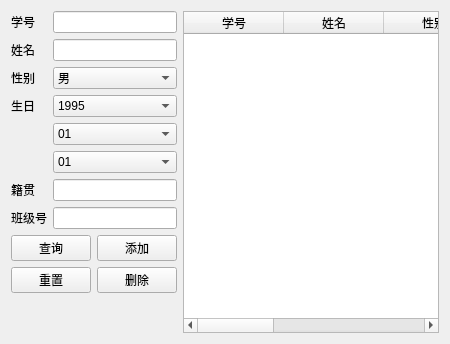
     <widget class="QWidget" name="tab_stu">
      <attribute name="title">
       <string>学生管理</string>
      </attribute>
      <layout class="QHBoxLayout" name="horizontalLayout_5">
       <item>
        <layout class="QHBoxLayout" name="horizontalLayout_9" stretch="1,5">
         <item>
          <layout class="QVBoxLayout" name="verticalLayout_9">
           <item>
            <layout class="QGridLayout" name="gridLayout_7">
             <item row="2" column="0">
              <widget class="QLabel" name="label_32">
               <property name="text">
                <string>性别</string>
               </property>
              </widget>
             </item>
             <item row="2" column="1">
              <widget class="QComboBox" name="cbox_stu_sex">
               <item>
                <property name="text">
                 <string>男</string>
                </property>
               </item>
               <item>
                <property name="text">
                 <string>女</string>
                </property>
               </item>
              </widget>
             </item>
             <item row="1" column="0">
              <widget class="QLabel" name="label_31">
               <property name="text">
                <string>姓名</string>
               </property>
              </widget>
             </item>
             <item row="1" column="1">
              <widget class="QLineEdit" name="ld_stu_name"/>
             </item>
             <item row="0" column="0">
              <widget class="QLabel" name="label_30">
               <property name="text">
                <string>学号</string>
               </property>
              </widget>
             </item>
             <item row="6" column="1">
              <widget class="QLineEdit" name="ld_stu_hometown"/>
             </item>
             <item row="0" column="1">
              <widget class="QLineEdit" name="ld_stu_no"/>
             </item>
             <item row="6" column="0">
              <widget class="QLabel" name="label_34">
               <property name="text">
                <string>籍贯</string>
               </property>
              </widget>
             </item>
             <item row="4" column="1">
              <widget class="QComboBox" name="cbox_stu_birth_m">
               <item>
                <property name="text">
                 <string>01</string>
                </property>
               </item>
               <item>
                <property name="text">
                 <string>02</string>
                </property>
               </item>
               <item>
                <property name="text">
                 <string>03</string>
                </property>
               </item>
               <item>
                <property name="text">
                 <string>04</string>
                </property>
               </item>
               <item>
                <property name="text">
                 <string>05</string>
                </property>
               </item>
               <item>
                <property name="text">
                 <string>06</string>
                </property>
               </item>
               <item>
                <property name="text">
                 <string>07</string>
                </property>
               </item>
               <item>
                <property name="text">
                 <string>08</string>
                </property>
               </item>
               <item>
                <property name="text">
                 <string>09</string>
                </property>
               </item>
               <item>
                <property name="text">
                 <string>10</string>
                </property>
               </item>
               <item>
                <property name="text">
                 <string>11</string>
                </property>
               </item>
               <item>
                <property name="text">
                 <string>12</string>
                </property>
               </item>
              </widget>
             </item>
             <item row="3" column="0">
              <widget class="QLabel" name="label_33">
               <property name="text">
                <string>生日</string>
               </property>
              </widget>
             </item>
             <item row="5" column="1">
              <widget class="QComboBox" name="cbox_stu_birth_d">
               <item>
                <property name="text">
                 <string>01</string>
                </property>
               </item>
               <item>
                <property name="text">
                 <string>02</string>
                </property>
               </item>
               <item>
                <property name="text">
                 <string>03</string>
                </property>
               </item>
               <item>
                <property name="text">
                 <string>04</string>
                </property>
               </item>
               <item>
                <property name="text">
                 <string>05</string>
                </property>
               </item>
               <item>
                <property name="text">
                 <string>06</string>
                </property>
               </item>
               <item>
                <property name="text">
                 <string>07</string>
                </property>
               </item>
               <item>
                <property name="text">
                 <string>08</string>
                </property>
               </item>
               <item>
                <property name="text">
                 <string>09</string>
                </property>
               </item>
               <item>
                <property name="text">
                 <string>10</string>
                </property>
               </item>
               <item>
                <property name="text">
                 <string>11</string>
                </property>
               </item>
               <item>
                <property name="text">
                 <string>12</string>
                </property>
               </item>
               <item>
                <property name="text">
                 <string>13</string>
                </property>
               </item>
               <item>
                <property name="text">
                 <string>14</string>
                </property>
               </item>
               <item>
                <property name="text">
                 <string>15</string>
                </property>
               </item>
               <item>
                <property name="text">
                 <string>16</string>
                </property>
               </item>
               <item>
                <property name="text">
                 <string>17</string>
                </property>
               </item>
               <item>
                <property name="text">
                 <string>18</string>
                </property>
               </item>
               <item>
                <property name="text">
                 <string>19</string>
                </property>
               </item>
               <item>
                <property name="text">
                 <string>20</string>
                </property>
               </item>
               <item>
                <property name="text">
                 <string>21</string>
                </property>
               </item>
               <item>
                <property name="text">
                 <string>22</string>
                </property>
               </item>
               <item>
                <property name="text">
                 <string>23</string>
                </property>
               </item>
               <item>
                <property name="text">
                 <string>24</string>
                </property>
               </item>
               <item>
                <property name="text">
                 <string>25</string>
                </property>
               </item>
               <item>
                <property name="text">
                 <string>26</string>
                </property>
               </item>
               <item>
                <property name="text">
                 <string>27</string>
                </property>
               </item>
               <item>
                <property name="text">
                 <string>28</string>
                </property>
               </item>
               <item>
                <property name="text">
                 <string>29</string>
                </property>
               </item>
               <item>
                <property name="text">
                 <string>30</string>
                </property>
               </item>
               <item>
                <property name="text">
                 <string>31</string>
                </property>
               </item>
              </widget>
             </item>
             <item row="3" column="1">
              <widget class="QComboBox" name="cbox_stu_birth_y">
               <item>
                <property name="text">
                 <string>1995</string>
                </property>
               </item>
               <item>
                <property name="text">
                 <string>1996</string>
                </property>
               </item>
               <item>
                <property name="text">
                 <string>1997</string>
                </property>
               </item>
               <item>
                <property name="text">
                 <string>1998</string>
                </property>
               </item>
               <item>
                <property name="text">
                 <string>1999</string>
                </property>
               </item>
               <item>
                <property name="text">
                 <string>2000</string>
                </property>
               </item>
               <item>
                <property name="text">
                 <string>2001</string>
                </property>
               </item>
               <item>
                <property name="text">
                 <string>2002</string>
                </property>
               </item>
               <item>
                <property name="text">
                 <string>2003</string>
                </property>
               </item>
               <item>
                <property name="text">
                 <string>2004</string>
                </property>
               </item>
               <item>
                <property name="text">
                 <string>2005</string>
                </property>
               </item>
              </widget>
             </item>
             <item row="7" column="1">
              <widget class="QLineEdit" name="ld_stu_cls"/>
             </item>
             <item row="7" column="0">
              <widget class="QLabel" name="label_35">
               <property name="text">
                <string>班级号</string>
               </property>
              </widget>
             </item>
            </layout>
           </item>
           <item>
            <layout class="QGridLayout" name="gridLayout_8">
             <item row="0" column="0">
              <widget class="QPushButton" name="btn_stu_query">
               <property name="text">
                <string>查询</string>
               </property>
              </widget>
             </item>
             <item row="1" column="1">
              <widget class="QPushButton" name="btn_stu_delete">
               <property name="text">
                <string>删除</string>
               </property>
              </widget>
             </item>
             <item row="2" column="0" colspan="2">
              <spacer name="verticalSpacer_4">
               <property name="orientation">
                <enum>Qt::Vertical</enum>
               </property>
               <property name="sizeHint" stdset="0">
                <size>
                 <width>20</width>
                 <height>40</height>
                </size>
               </property>
              </spacer>
             </item>
             <item row="0" column="1">
              <widget class="QPushButton" name="btn_stu_add">
               <property name="text">
                <string>添加</string>
               </property>
              </widget>
             </item>
             <item row="1" column="0">
              <widget class="QPushButton" name="btn_stu_reset">
               <property name="text">
                <string>重置</string>
               </property>
              </widget>
             </item>
            </layout>
           </item>
          </layout>
         </item>
         <item>
          <layout class="QVBoxLayout" name="verticalLayout_10">
           <item>
            <widget class="QTableWidget" name="table_stu">
             <column>
              <property name="text">
               <string>学号</string>
              </property>
             </column>
             <column>
              <property name="text">
               <string>姓名</string>
              </property>
             </column>
             <column>
              <property name="text">
               <string>性别</string>
              </property>
             </column>
             <column>
              <property name="text">
               <string>籍贯</string>
              </property>
             </column>
             <column>
              <property name="text">
               <string>生日</string>
              </property>
             </column>
             <column>
              <property name="text">
               <string>班级号</string>
              </property>
             </column>
            </widget>
           </item>
           <item>
            <layout class="QHBoxLayout" name="horizontalLayout_8"/>
           </item>
          </layout>
         </item>
        </layout>
       </item>
      </layout>
     </widget>
